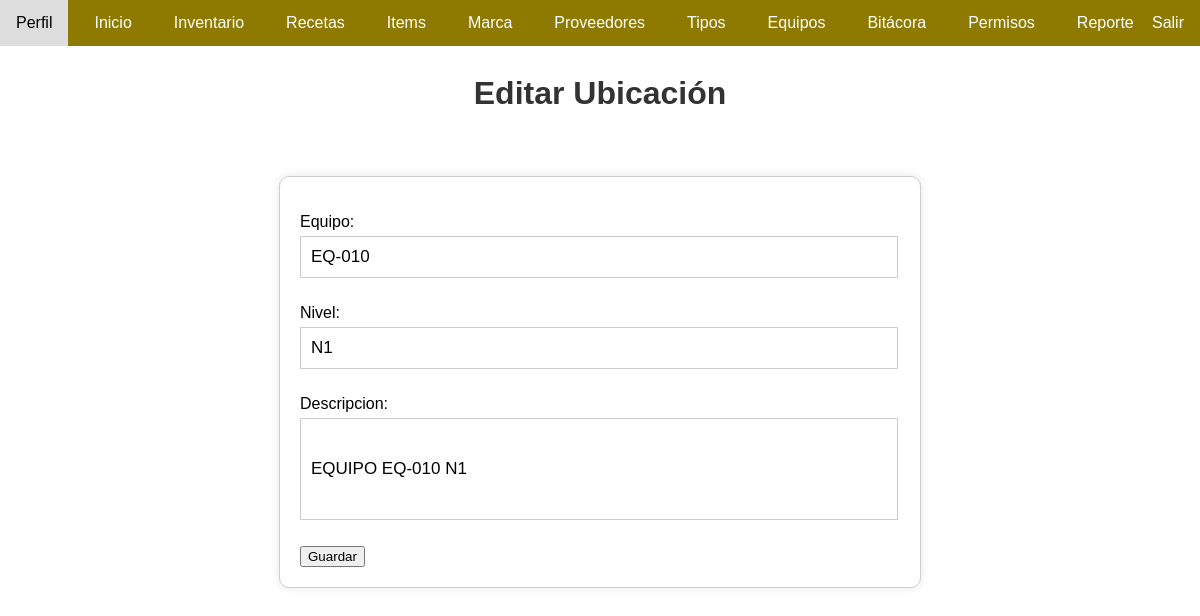
The app's page /editar-location/27/ (signed in) with its own data.
### app/models.py (models this page shows, shortened)
class Location(models.Model):
    equipo = models.CharField(max_length=100)
    nivel = models.CharField(max_length=50)
    descripcion = models.CharField(max_length=255)
    usuario = models.ForeignKey(User, on_delete=models.SET_NULL, null=True, blank=True)

### app/views.py (the view)
# urls.py: path('editar-location/<int:location_id>/', views.editar_location, name='editar_location'),
@permission_required('app.change_location')
@login_required
def editar_location(request, location_id):
    location = get_object_or_404(Location, id=location_id)
    if request.method == 'POST':
        form = LocationForm(request.POST, instance=location)
        if form.is_valid():
            location = form.save(commit=False)
            location.usuario = request.user
            location.save()
            descripcion_personalizada = request.POST.get('descripcion_personalizada', '')
            if not descripcion_personalizada:
                messages.warning(request, 'No se proporcionó ninguna descripción personalizada.')
                Bitacora.objects.create(
                    accion='Actualizar',
                    usuario=request.user,
                    modelo='Location',
                    instancia_id=location.id,
                    descripcion=f''
                )
            else:
                Bitacora.objects.create(
                    accion='Actualizar',
                    usuario=request.user,
                    modelo='Location',
                    instancia_id=location.id,
                    descripcion=descripcion_personalizada
                )
                messages.success(request, 'Se modificó correctamente la ubicación con la descripción personalizada.')
            return redirect('listar_locations')
    else:
        form = LocationForm(instance=location)
    return render(request, 'editar_locations.html', {'form': form, 'location': location})

### app/forms.py
class LocationForm(forms.ModelForm):
    class Meta:
        model = Location
        fields = ('equipo', 'nivel', 'descripcion')  # Remove 'nombre' from the fields

### app/templates/editar_locations.html (shortened to what this page needs)
{% load static %}
<!DOCTYPE html>
<html lang="en">
<head>
    <link rel="stylesheet" type="text/css" href="{% static 'css/editar_proveedor.css' %}">
</head>
<body>
    <div class="container">
        <nav class="navbar">
            <ul>
                <li><a href="/perfil/">Perfil</a></li>
                <li><a href="/">Inicio</a></li>
                {%if perms.app.view_registro%}
                <li><a href="/inventario/">Inventario</a></li>
                {%endif%}
                <li><a href="/recetas/">Recetas</a></li>
                {% if perms.app.view_item %}
                <li><a href="{% url 'listar_items' %}">Items</a></li>
                {% endif %}
                {% if perms.app.view_marca %}
                <li><a href="/marca/">Marca</a></li>
                {% endif %}
                {% if perms.app.view_proveedor %}
                <li><a href="/proveedores/">Proveedores</a></li>
                {% endif %}
                {% if perms.app.view_type %}
                <li><a href="/tipos/">Tipos</a></li>
                {% endif %}
                {% if perms.app.view_locatios %}
                <li><a href="/listar-locations/">Equipos</a></li>
                {% endif %}
                {% if perms.app.view_bitacora %}
                <li><a href="/bitacora/">Bitácora</a></li>
                {% endif %}
                {% if perms.app.view_auth_permission %}
                <li><a href="/asignar-permisos/">Permisos</a></li>
                {% endif %}
                <li><a href="/usos-receta/">Reporte</a></li>
                <li>
                    <div class="cerrar-sesion"><a href="{% url 'salir' %}" class="cerrar-sesion">Salir</a></div>
                </li>
            </ul>
        </nav>
        <br><br><br>
        <h1>Editar Ubicación</h1>
        <br><br><br>
        <form id="editForm" method="post">
            {{ form.as_p }}
            <button type="button" id="submitBtn">Guardar</button>
        </form>
    </div>
</body>
</html>

### app/static/css/editar_proveedor.css (style rules this page uses)
body { margin: 0; padding: 0%; font-family: Arial, sans-serif; }
.navbar { background-color: #8E7A00; overflow: hidden; margin: auto; position: fixed; top: 0; left: 0; width: 100%; }
.navbar ul { list-style-type: none; margin: 0; padding: 0; overflow: hidden; display: flex; }
.navbar ul li { margin-right: 10px; }
.navbar ul li a { display: block; color: white; text-align: center; padding: 14px 16px; text-decoration: none; }
.navbar ul li a.cerrar-sesion { position: absolute; color: white; text-align: center; padding: 14px 16px; text-decoration: none; right: 0; }
h1 { color: #333; margin-bottom: 10px; text-align: center; }
form { width: 50%; margin: 0 auto; padding: 20px; border: 1px solid #ccc; border-radius: 10px; box-shadow: 0 0 10px rgba(0, 0, 0, 0.1); }
label { display: block; margin-bottom: 5px; }
input[type="text"], input[type="email"], textarea, input[type="url"], #id_cantidad, #id_status { width: 96%; padding: 10px; margin-bottom: 10px; border: 1px solid #ccc; font-family: sans-serif; font-size: 17px; }
#id_descripcion { height: 80px; }

### records on screen
Location: equipo "EQ-010", nivel "N1", descripcion "EQUIPO EQ-010 N1"
